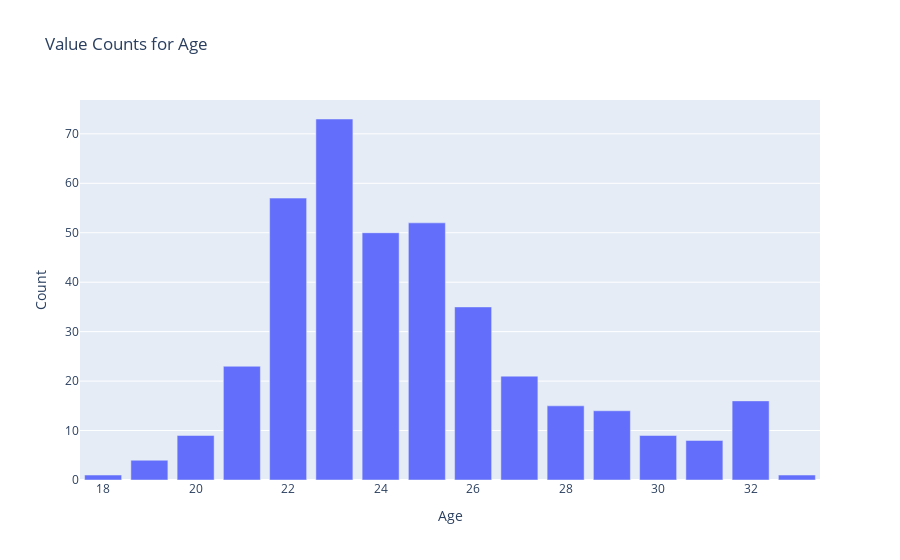
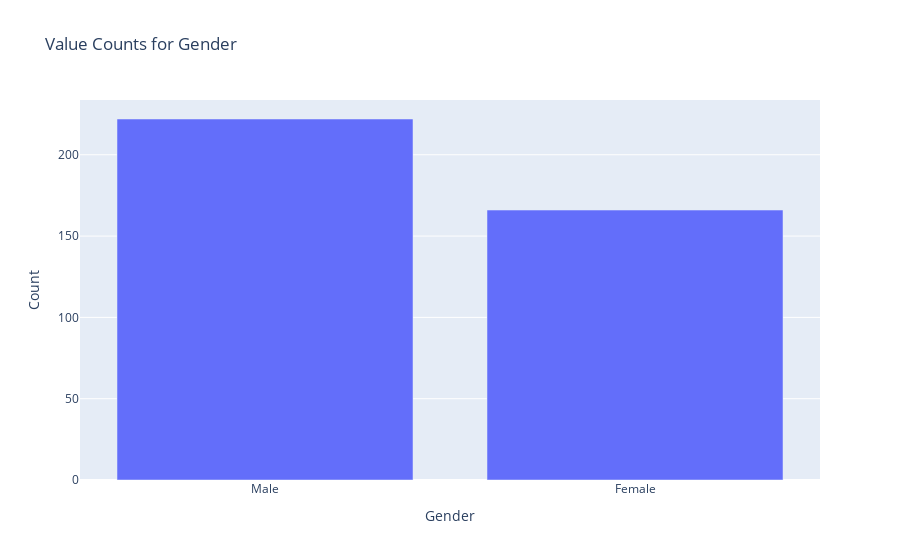
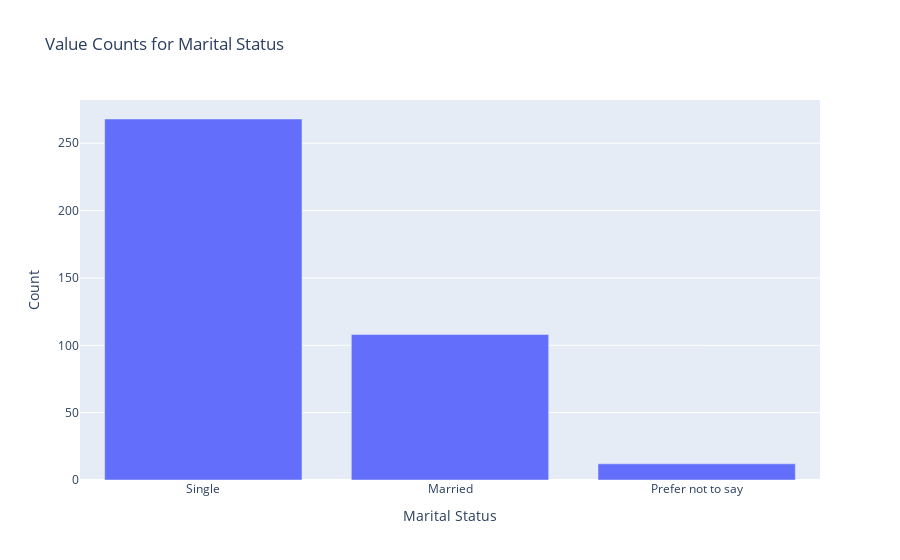
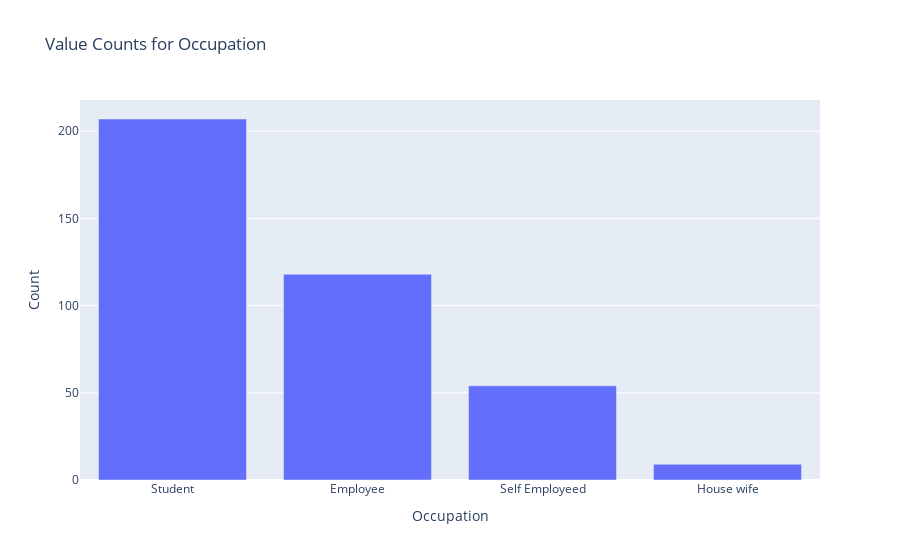

These figures' notebook cell, in order:
### Markdown cell above
##### UNIVARIATE ANALYSIS

### Code cell
# Columns to exclude from the loop
exclude_columns = ['latitude', 'longitude', 'Pin code']

# Loop through each column
for column in online_food.columns:
    # Skip excluded columns
    if column in exclude_columns:
        continue
    
    # Get unique values and their counts
    value_counts = online_food[column].value_counts()
    
    # Create bar chart
    fig = px.bar(value_counts, x=value_counts.index, y=value_counts.values, 
                 labels={'x': column, 'y': 'Count'}, 
                 title=f"Value Counts for {column}")
    
    # Show plot
    fig.show()

### Figure 1 — Plotly figure (JSON) as saved in the notebook; plotly's stock layout.template omitted (floating-point values rounded to 4 significant figures)
{"data": [{"alignmentgroup": "True", "hovertemplate": "Age=%{x}<br>Count=%{y}<extra></extra>", "legendgroup": "", "marker": {"color": "#636efa", "pattern": {"shape": ""}}, "name": "", "offsetgroup": "", "orientation": "v", "showlegend": false, "textposition": "auto", "type": "bar", "x": [23, 22, 25, 24, 26, 21, 27, 32, 28, 29, 20, 30, 31, 19, 18, 33], "xaxis": "x", "y": [73, 57, 52, 50, 35, 23, 21, 16, 15, 14, 9, 9, 8, 4, 1, 1], "yaxis": "y"}], "layout": {"barmode": "relative", "legend": {"tracegroupgap": 0}, "title": {"text": "Value Counts for Age"}, "xaxis": {"anchor": "y", "domain": [0, 1], "title": {"text": "Age"}}, "yaxis": {"anchor": "x", "domain": [0, 1], "title": {"text": "Count"}}}}

### Figure 2 — Plotly figure (JSON) as saved in the notebook; plotly's stock layout.template omitted (floating-point values rounded to 4 significant figures)
{"data": [{"alignmentgroup": "True", "hovertemplate": "Gender=%{x}<br>Count=%{y}<extra></extra>", "legendgroup": "", "marker": {"color": "#636efa", "pattern": {"shape": ""}}, "name": "", "offsetgroup": "", "orientation": "v", "showlegend": false, "textposition": "auto", "type": "bar", "x": ["Male", "Female"], "xaxis": "x", "y": [222, 166], "yaxis": "y"}], "layout": {"barmode": "relative", "legend": {"tracegroupgap": 0}, "title": {"text": "Value Counts for Gender"}, "xaxis": {"anchor": "y", "domain": [0, 1], "title": {"text": "Gender"}}, "yaxis": {"anchor": "x", "domain": [0, 1], "title": {"text": "Count"}}}}

### Figure 3 — Plotly figure (JSON) as saved in the notebook; plotly's stock layout.template omitted (floating-point values rounded to 4 significant figures)
{"data": [{"alignmentgroup": "True", "hovertemplate": "Marital Status=%{x}<br>Count=%{y}<extra></extra>", "legendgroup": "", "marker": {"color": "#636efa", "pattern": {"shape": ""}}, "name": "", "offsetgroup": "", "orientation": "v", "showlegend": false, "textposition": "auto", "type": "bar", "x": ["Single", "Married", "Prefer not to say"], "xaxis": "x", "y": [268, 108, 12], "yaxis": "y"}], "layout": {"barmode": "relative", "legend": {"tracegroupgap": 0}, "title": {"text": "Value Counts for Marital Status"}, "xaxis": {"anchor": "y", "domain": [0, 1], "title": {"text": "Marital Status"}}, "yaxis": {"anchor": "x", "domain": [0, 1], "title": {"text": "Count"}}}}

### Figure 4 — Plotly figure (JSON) as saved in the notebook; plotly's stock layout.template omitted (floating-point values rounded to 4 significant figures)
{"data": [{"alignmentgroup": "True", "hovertemplate": "Occupation=%{x}<br>Count=%{y}<extra></extra>", "legendgroup": "", "marker": {"color": "#636efa", "pattern": {"shape": ""}}, "name": "", "offsetgroup": "", "orientation": "v", "showlegend": false, "textposition": "auto", "type": "bar", "x": ["Student", "Employee", "Self Employeed", "House wife"], "xaxis": "x", "y": [207, 118, 54, 9], "yaxis": "y"}], "layout": {"barmode": "relative", "legend": {"tracegroupgap": 0}, "title": {"text": "Value Counts for Occupation"}, "xaxis": {"anchor": "y", "domain": [0, 1], "title": {"text": "Occupation"}}, "yaxis": {"anchor": "x", "domain": [0, 1], "title": {"text": "Count"}}}}
